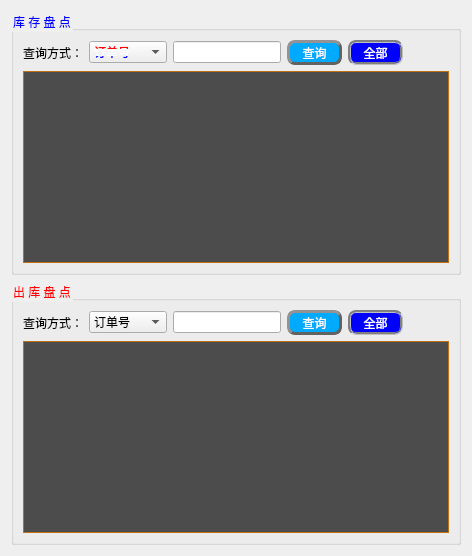
     <widget class="QWidget" name="tab_5">
      <attribute name="icon">
       <iconset resource="../res/resources.qrc">
        <normaloff>:/icons/s4.png</normaloff>:/icons/s4.png</iconset>
      </attribute>
      <attribute name="title">
       <string/>
      </attribute>
      <layout class="QVBoxLayout" name="verticalLayout_9">
       <item>
        <widget class="QGroupBox" name="groupBox_4">
         <property name="styleSheet">
          <string notr="true">QGroupBox::title{
color: rgb(0, 0, 255)
}</string>
         </property>
         <property name="title">
          <string>库 存 盘 点</string>
         </property>
         <layout class="QGridLayout" name="gridLayout_10">
          <item row="0" column="0">
           <layout class="QHBoxLayout" name="horizontalLayout_13">
            <item>
             <widget class="QLabel" name="label_5">
              <property name="text">
               <string>查询方式：</string>
              </property>
             </widget>
            </item>
            <item>
             <widget class="QComboBox" name="comboBox">
              <property name="styleSheet">
               <string notr="true">color: qlineargradient(spread:pad, x1:0, y1:0, x2:0, y2:1, stop:0 rgba(255, 0, 0, 255), stop:0.339795 rgba(255, 0, 0, 255), stop:0.339799 rgba(255, 255, 255, 255), stop:0.662444 rgba(255, 255, 255, 255), stop:0.662469 rgba(0, 0, 255, 255), stop:1 rgba(0, 0, 255, 255));</string>
              </property>
              <item>
               <property name="text">
                <string>订单号</string>
               </property>
              </item>
              <item>
               <property name="text">
                <string>产品名称</string>
               </property>
              </item>
              <item>
               <property name="text">
                <string>产品编号</string>
               </property>
              </item>
              <item>
               <property name="text">
                <string>标签编号</string>
               </property>
              </item>
              <item>
               <property name="text">
                <string>仓库</string>
               </property>
              </item>
              <item>
               <property name="text">
                <string>管理员</string>
               </property>
              </item>
              <item>
               <property name="text">
                <string>入库时间</string>
               </property>
              </item>
             </widget>
            </item>
            <item>
             <widget class="QLineEdit" name="lineEdit_5"/>
            </item>
            <item>
             <widget class="QPushButton" name="pushButton_30">
              <property name="minimumSize">
               <size>
                <width>55</width>
                <height>25</height>
               </size>
              </property>
              <property name="styleSheet">
               <string notr="true">QPushButton{
font: 75 10pt &quot;微软雅黑&quot;;
color:rgb(255, 255, 255);
background-color: rgb(0, 170, 255);
border-radius: 8px;
border: 3px groove rgb(98, 98, 98);
border-style: outset;
}
QPushButton:pressed{
border-style: inset;
}
QPushButton:hover{
background-color:rgb(255, 170, 0);
}

</string>
              </property>
              <property name="text">
               <string>查询</string>
              </property>
             </widget>
            </item>
            <item>
             <widget class="QPushButton" name="pushButton_36">
              <property name="minimumSize">
               <size>
                <width>55</width>
                <height>25</height>
               </size>
              </property>
              <property name="styleSheet">
               <string notr="true">QPushButton{ 
font: 75 10pt &quot;微软雅黑&quot;;
color:rgb(255, 255, 255);
background-color: rgb(0, 0, 255);
border-radius: 8px;
border-style: outset;
border: 3px groove gray;
}
QPushButton:hover{
background-color:rgb(255, 170, 0);
}
QPushButton:pressed{
border-style: inset;
}
</string>
              </property>
              <property name="text">
               <string>全部</string>
              </property>
             </widget>
            </item>
           </layout>
          </item>
          <item row="0" column="1">
           <spacer name="horizontalSpacer_5">
            <property name="orientation">
             <enum>Qt::Horizontal</enum>
            </property>
            <property name="sizeHint" stdset="0">
             <size>
              <width>40</width>
              <height>20</height>
             </size>
            </property>
           </spacer>
          </item>
          <item row="1" column="0" colspan="2">
           <widget class="QTableView" name="tableView_6">
            <property name="styleSheet">
             <string notr="true">QHeaderView::section{  
    background: rgb(76, 76, 76);
    color: rgb(240, 240, 240);  
    padding-left: 4px;  
    border: 1px solid #C07010;  
    min-height: 30px;  
}  /*表头*/
QTableView{  
    color: rgb(0, 0, 0);  
    border: 1px solid #C07010;          /*边框颜色*/  
    gridline-color:#C07010;             /*grid线颜色*/  
    background-color: rgb(76, 76, 76); 
    alternate-background-color: rgb(200, 200, 200); /*行交替颜色*/  
    selection-background-color: rgb(130, 190, 100); /*选中行背景颜色*/  
}  
  
QTableView::item:!alternate:!selected{  
    background-color: rgb(220, 220, 220);    /*交替行的另一颜色*/  
}  
</string>
            </property>
           </widget>
          </item>
         </layout>
        </widget>
       </item>
       <item>
        <widget class="QGroupBox" name="groupBox_5">
         <property name="styleSheet">
          <string notr="true">QGroupBox::title{
color: rgb(255, 0, 0)
}</string>
         </property>
         <property name="title">
          <string>出 库 盘 点</string>
         </property>
         <layout class="QGridLayout" name="gridLayout_9">
          <item row="2" column="0" colspan="2">
           <widget class="QTableView" name="tableView_4">
            <property name="styleSheet">
             <string notr="true">QHeaderView::section{  
    background: rgb(76, 76, 76);
    color: rgb(240, 240, 240);  
    padding-left: 4px;  
    border: 1px solid #C07010;  
    min-height: 30px;  
}  /*表头*/
QTableView{  
    color: rgb(0, 0, 0);  
    border: 1px solid #C07010;          /*边框颜色*/  
    gridline-color:#C07010;             /*grid线颜色*/  
    background-color: rgb(76, 76, 76); 
    alternate-background-color: rgb(200, 200, 200); /*行交替颜色*/  
    selection-background-color: rgb(130, 190, 100); /*选中行背景颜色*/  
}  
  
QTableView::item:!alternate:!selected{  
    background-color: rgb(220, 220, 220);    /*交替行的另一颜色*/  
}  
</string>
            </property>
           </widget>
          </item>
          <item row="1" column="0">
           <layout class="QHBoxLayout" name="horizontalLayout_9">
            <item>
             <widget class="QLabel" name="label_6">
              <property name="text">
               <string>查询方式：</string>
              </property>
             </widget>
            </item>
            <item>
             <widget class="QComboBox" name="comboBox_2">
              <item>
               <property name="text">
                <string>订单号</string>
               </property>
              </item>
              <item>
               <property name="text">
                <string>产品名称</string>
               </property>
              </item>
              <item>
               <property name="text">
                <string>产品编号</string>
               </property>
              </item>
              <item>
               <property name="text">
                <string>标签编号</string>
               </property>
              </item>
              <item>
               <property name="text">
                <string>出库时间</string>
               </property>
              </item>
              <item>
               <property name="text">
                <string>仓库</string>
               </property>
              </item>
              <item>
               <property name="text">
                <string>管理员</string>
               </property>
              </item>
             </widget>
            </item>
            <item>
             <widget class="QLineEdit" name="lineEdit_6"/>
            </item>
            <item>
             <widget class="QPushButton" name="pushButton_37">
              <property name="minimumSize">
               <size>
                <width>55</width>
                <height>25</height>
               </size>
              </property>
              <property name="styleSheet">
               <string notr="true">QPushButton{
font: 75 10pt &quot;微软雅黑&quot;;
color:rgb(255, 255, 255);
background-color: rgb(0, 170, 255);
border-radius: 8px;
border: 3px groove rgb(98, 98, 98);
border-style: outset;
}
QPushButton:pressed{
border-style: inset;
}
QPushButton:hover{
background-color:rgb(255, 170, 0);
}

</string>
              </property>
              <property name="text">
               <string>查询</string>
              </property>
             </widget>
            </item>
            <item>
             <widget class="QPushButton" name="pushButton_38">
              <property name="minimumSize">
               <size>
                <width>55</width>
                <height>25</height>
               </size>
              </property>
              <property name="styleSheet">
               <string notr="true">QPushButton{ 
font: 75 10pt &quot;微软雅黑&quot;;
color:rgb(255, 255, 255);
background-color: rgb(0, 0, 255);
border-radius: 8px;
border-style: outset;
border: 3px groove gray;
}
QPushButton:hover{
background-color:rgb(255, 170, 0);
}
QPushButton:pressed{
border-style: inset;
}
</string>
              </property>
              <property name="text">
               <string>全部</string>
              </property>
             </widget>
            </item>
           </layout>
          </item>
          <item row="1" column="1">
           <spacer name="horizontalSpacer_4">
            <property name="orientation">
             <enum>Qt::Horizontal</enum>
            </property>
            <property name="sizeHint" stdset="0">
             <size>
              <width>40</width>
              <height>20</height>
             </size>
            </property>
           </spacer>
          </item>
         </layout>
        </widget>
       </item>
      </layout>
     </widget>
